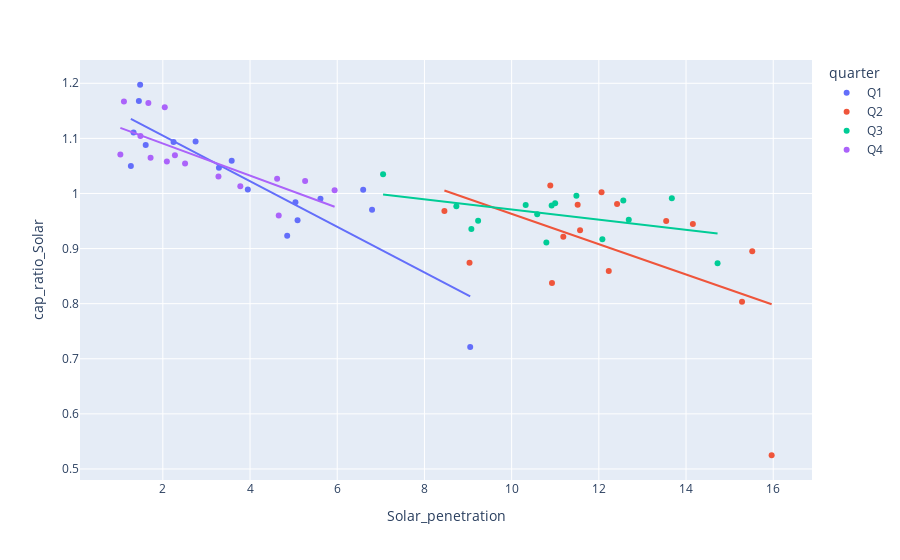

The notebook cell saved with this chart:
### Code cell
import plotly.express as px

fig = px.scatter(df_m, x="Solar_penetration", y="cap_ratio_Solar", color="quarter",
                 trendline="ols")
fig.show()

results = px.get_trendline_results(fig)
#results.query("sex == 'Male' and smoker == 'Yes'").px_fit_results.iloc[0].summary()

### Figure 1 — Plotly figure (JSON) as saved in the notebook; plotly's stock layout.template omitted (floating-point values rounded to 4 significant figures)
{"data": [{"hovertemplate": "quarter=Q1<br>Solar_penetration=%{x}<br>cap_ratio_Solar=%{y}<extra></extra>", "legendgroup": "Q1", "marker": {"color": "#636efa", "symbol": "circle"}, "mode": "markers", "name": "Q1", "orientation": "v", "showlegend": true, "type": "scatter", "x": [1.328, 2.751, 5.09, 1.607, 3.287, 6.798, 1.45, 3.948, 5.615, 1.479, 5.041, 6.595, 2.245, 3.579, 9.05, 1.267, 4.852], "xaxis": "x", "y": [1.11, 1.094, 0.9513, 1.088, 1.047, 0.9705, 1.168, 1.007, 0.9906, 1.197, 0.9839, 1.007, 1.093, 1.059, 0.7214, 1.05, 0.9233], "yaxis": "y"}, {"hovertemplate": "<b>OLS trendline</b><br>cap_ratio_Solar = -0.0414044 * Solar_penetration + 1.18789<br>R<sup>2</sup>=0.767514<br><br>quarter=Q1<br>Solar_penetration=%{x}<br>cap_ratio_Solar=%{y} <b>(trend)</b><extra></extra>", "legendgroup": "Q1", "marker": {"color": "#636efa", "symbol": "circle"}, "mode": "lines", "name": "Q1", "showlegend": false, "type": "scatter", "x": [1.267, 1.328, 1.45, 1.479, 1.607, 2.245, 2.751, 3.287, 3.579, 3.948, 4.852, 5.041, 5.09, 5.615, 6.595, 6.798, 9.05], "xaxis": "x", "y": [1.135, 1.133, 1.128, 1.127, 1.121, 1.095, 1.074, 1.052, 1.04, 1.024, 0.987, 0.9792, 0.9771, 0.9554, 0.9148, 0.9064, 0.8132], "yaxis": "y"}, {"hovertemplate": "quarter=Q2<br>Solar_penetration=%{x}<br>cap_ratio_Solar=%{y}<extra></extra>", "legendgroup": "Q2", "marker": {"color": "#EF553B", "symbol": "circle"}, "mode": "markers", "name": "Q2", "orientation": "v", "showlegend": true, "type": "scatter", "x": [8.458, 10.93, 10.89, 9.034, 11.51, 12.42, 11.18, 13.54, 12.06, 12.23, 11.57, 15.52, 15.96, 15.28, 14.16], "xaxis": "x", "y": [0.9683, 0.8374, 1.015, 0.8742, 0.9795, 0.9807, 0.9216, 0.9502, 1.002, 0.8594, 0.9334, 0.8951, 0.5249, 0.8034, 0.9446], "yaxis": "y"}, {"hovertemplate": "<b>OLS trendline</b><br>cap_ratio_Solar = -0.0274939 * Solar_penetration + 1.23792<br>R<sup>2</sup>=0.258076<br><br>quarter=Q2<br>Solar_penetration=%{x}<br>cap_ratio_Solar=%{y} <b>(trend)</b><extra></extra>", "legendgroup": "Q2", "marker": {"color": "#EF553B", "symbol": "circle"}, "mode": "lines", "name": "Q2", "showlegend": false, "type": "scatter", "x": [8.458, 9.034, 10.89, 10.93, 11.18, 11.51, 11.57, 12.06, 12.23, 12.42, 13.54, 14.16, 15.28, 15.52, 15.96], "xaxis": "x", "y": [1.005, 0.9895, 0.9386, 0.9375, 0.9304, 0.9214, 0.9198, 0.9063, 0.9017, 0.8965, 0.8655, 0.8487, 0.8177, 0.8113, 0.799], "yaxis": "y"}, {"hovertemplate": "quarter=Q3<br>Solar_penetration=%{x}<br>cap_ratio_Solar=%{y}<extra></extra>", "legendgroup": "Q3", "marker": {"color": "#00cc96", "symbol": "circle"}, "mode": "markers", "name": "Q3", "orientation": "v", "showlegend": true, "type": "scatter", "x": [11.0, 10.59, 8.732, 10.92, 10.32, 7.052, 13.67, 11.49, 9.231, 12.56, 12.08, 9.076, 14.72, 12.69, 10.8], "xaxis": "x", "y": [0.9822, 0.9625, 0.9769, 0.9784, 0.9792, 1.035, 0.9914, 0.9958, 0.9504, 0.9871, 0.9168, 0.9357, 0.8733, 0.9524, 0.911], "yaxis": "y"}, {"hovertemplate": "<b>OLS trendline</b><br>cap_ratio_Solar = -0.00920833 * Solar_penetration + 1.06314<br>R<sup>2</sup>=0.209849<br><br>quarter=Q3<br>Solar_penetration=%{x}<br>cap_ratio_Solar=%{y} <b>(trend)</b><extra></extra>", "legendgroup": "Q3", "marker": {"color": "#00cc96", "symbol": "circle"}, "mode": "lines", "name": "Q3", "showlegend": false, "type": "scatter", "x": [7.052, 8.732, 9.076, 9.231, 10.32, 10.59, 10.8, 10.92, 11.0, 11.49, 12.08, 12.56, 12.69, 13.67, 14.72], "xaxis": "x", "y": [0.9982, 0.9827, 0.9796, 0.9781, 0.9681, 0.9657, 0.9637, 0.9626, 0.9619, 0.9574, 0.9519, 0.9475, 0.9463, 0.9372, 0.9276], "yaxis": "y"}, {"hovertemplate": "quarter=Q4<br>Solar_penetration=%{x}<br>cap_ratio_Solar=%{y}<extra></extra>", "legendgroup": "Q4", "marker": {"color": "#ab63fa", "symbol": "circle"}, "mode": "markers", "name": "Q4", "orientation": "v", "showlegend": true, "type": "scatter", "x": [3.777, 2.092, 1.668, 4.621, 1.719, 1.025, 5.94, 2.51, 1.108, 5.263, 2.277, 2.044, 4.658, 3.276, 1.485], "xaxis": "x", "y": [1.013, 1.058, 1.164, 1.027, 1.065, 1.071, 1.006, 1.054, 1.167, 1.023, 1.069, 1.156, 0.9602, 1.031, 1.104], "yaxis": "y"}, {"hovertemplate": "<b>OLS trendline</b><br>cap_ratio_Solar = -0.0291437 * Solar_penetration + 1.14901<br>R<sup>2</sup>=0.578660<br><br>quarter=Q4<br>Solar_penetration=%{x}<br>cap_ratio_Solar=%{y} <b>(trend)</b><extra></extra>", "legendgroup": "Q4", "marker": {"color": "#ab63fa", "symbol": "circle"}, "mode": "lines", "name": "Q4", "showlegend": false, "type": "scatter", "x": [1.025, 1.108, 1.485, 1.668, 1.719, 2.044, 2.092, 2.277, 2.51, 3.276, 3.777, 4.621, 4.658, 5.263, 5.94], "xaxis": "x", "y": [1.119, 1.117, 1.106, 1.1, 1.099, 1.089, 1.088, 1.083, 1.076, 1.054, 1.039, 1.014, 1.013, 0.9956, 0.9759], "yaxis": "y"}], "layout": {"legend": {"title": {"text": "quarter"}, "tracegroupgap": 0}, "margin": {"t": 60}, "xaxis": {"anchor": "y", "domain": [0, 1], "title": {"text": "Solar_penetration"}}, "yaxis": {"anchor": "x", "domain": [0, 1], "title": {"text": "cap_ratio_Solar"}}}}
